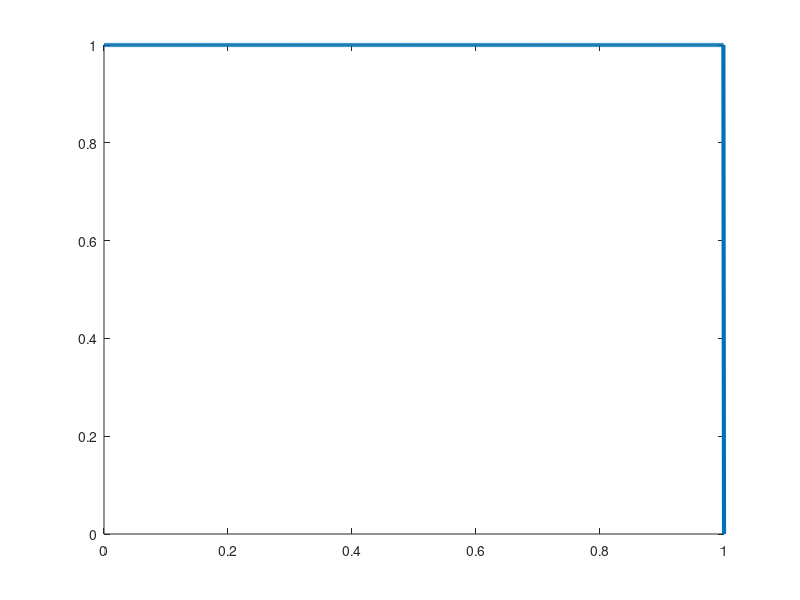

The MATLAB script that drew this image:
clear all;
close all;
clc;

bits = input('prompt');
bitrate = 1;
n = 1000;
T = length(bits)/bitrate;
N = n*length(bits);
dt = T/N;
t = 0:dt:T;
x = zeros(1,length(t));
lastbit = 1;
for i=1:length(bits)
  if bits(i)==1
    x((i-1)*n+1:i*n) = -lastbit;
    lastbit = -lastbit;
  else x((i-1)*n+1:i*n) = lastbit;
  endif
endfor
plot(t, x, 'Linewidth', 3);
counter = 0;
lastbit = 1;
for i = 1:length(t)
  if t(i)>counter
    counter = counter + 1;
    if x(i)!=lastbit
      result(counter) = 1;
      lastbit = -lastbit;
    else result(counter) = 0;
    endif
  endif
endfor
disp('NRZ-I Decoding:');
disp(result);